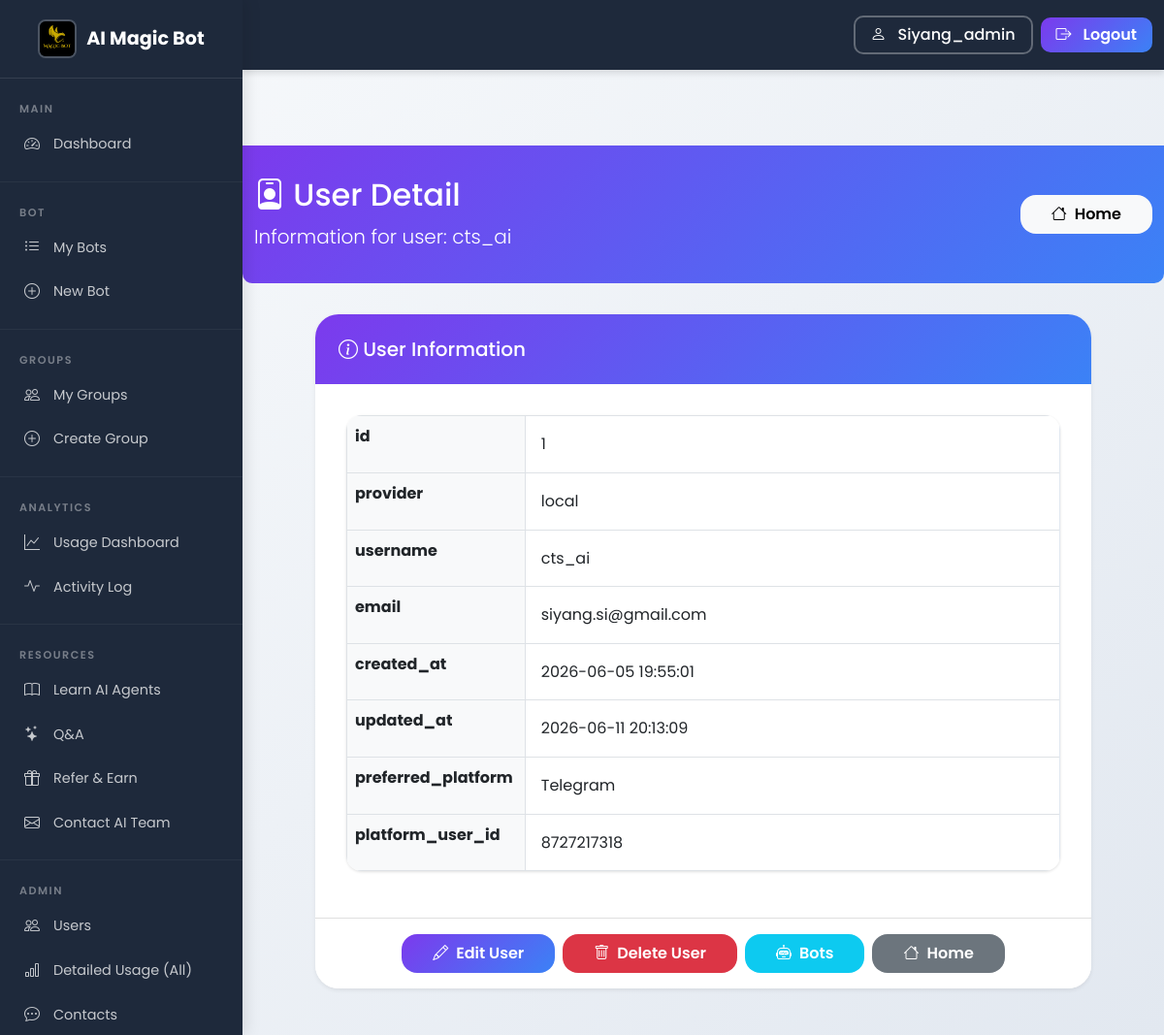
The page /users/1 (signed in) on the database its author committed.
### tables this page shows
CREATE TABLE "users" (id INTEGER PRIMARY KEY AUTOINCREMENT, provider TEXT NOT NULL DEFAULT 'local', provider_id TEXT UNIQUE, username TEXT NOT NULL UNIQUE, email TEXT UNIQUE, password_hash TEXT, referral_credits INTEGER DEFAULT 0, referral_badge TEXT DEFAULT NULL, created_at TIMESTAMP DEFAULT CURRENT_TIMESTAMP, updated_at TIMESTAMP DEFAULT CURRENT_TIMESTAMP, preferred_platform TEXT DEFAULT NULL, platform_user_id TEXT DEFAULT NULL);

### app_complete_with_groups.py (the view)
@app.route("/users/<int:user_id>")
@login_required
@admin_required_route
def user_detail(user_id):
    conn = get_db_connection()
    user = conn.execute("SELECT * FROM users WHERE id = ?", (user_id,)).fetchone()
    if not user:
        conn.close()
        flash("User not found", "error")
        return redirect(url_for('users_list'))
    role_row = conn.execute("SELECT r.name FROM roles r JOIN user_roles ur ON r.id = ur.role_id WHERE ur.user_id = ?", (user_id,)).fetchone()
    user_role = role_row['name'] if role_row else 'customer'
    conn.close()
    return render_template("user_detail.html", user=user, user_role=user_role, username=session.get("username"), role=session.get("role"))

### app_complete_with_groups.py (called while the page is built)
@app.context_processor
def inject_random_background():
    import random
    background_images = [
        '/static/AI_IMG1.jpeg',
        '/static/AI_IMG_2.jpeg',
        '/static/AI_IMG_3.jpeg',
        '/static/AI_IMG_4.jpeg'
    ]
    random_bg = random.choice(background_images)
    return {
        'random_background': random_bg,
        'all_backgrounds': background_images,
        'is_admin': session.get('role') == 'admin'
    }

def admin_required_route(f):
    from functools import wraps
    @wraps(f)
    def decorated_function(*args, **kwargs):
        if session.get('role', 'customer') != 'admin':
            flash("Admin privileges required to access this page.", "error")
            return redirect(url_for('index'))
        return f(*args, **kwargs)
    return decorated_function

    def __call__(self, environ, start_response):
        environ['wsgi.url_scheme'] = 'https'
        return super().__call__(environ, start_response)

### db.py (called while the page is built)
def _sqlite_conn():
    import sqlite3
    db_path = Path(__file__).parent / "users.db"
    conn = sqlite3.connect(str(db_path), timeout=10)
    conn.row_factory = sqlite3.Row
    conn.execute("PRAGMA journal_mode=WAL")
    conn.execute("PRAGMA busy_timeout = 5000")
    conn.execute("PRAGMA synchronous = NORMAL")
    conn.execute("PRAGMA foreign_keys = ON")
    return conn

def get_conn():
    if USE_PG:
        return _pg_conn()
    return _sqlite_conn()

### group_collaboration_ui.py (called while the page is built)
def login_required(f):
    @wraps(f)
    def decorated_function(*args, **kwargs):
        if "user_id" not in session:
            flash("Please log in to access this page.", "error")
            return redirect(url_for("signin_local"))
        return f(*args, **kwargs)
    return decorated_function

### templates/user_detail.html (shortened to what this page needs)
<!DOCTYPE html>
<html lang="en">
<head>
    <link href="https://cdn.jsdelivr.net/npm/bootstrap@5.1.3/dist/css/bootstrap.min.css" rel="stylesheet">
    <link rel="stylesheet" href="{{ url_for('static', filename='css/shared.css') }}">
    <link rel="stylesheet" href="https://cdn.jsdelivr.net/npm/bootstrap-icons@1.8.1/font/bootstrap-icons.css">
</head>
<body class="sidebar-layout">
    {% with active_page='users' %}
    {% include '_sidebar.html' %}
<div class="sidebar-content">
    {% endwith %}
    <div class="page-header">
        <div class="container">
            <div class="d-flex justify-content-between align-items-center">
                <div>
                    <h2><i class="bi bi-person-badge"></i> User Detail</h2>
                    <p class="lead mb-0">Information for user: {{ user.username }}</p>
                </div>
                <a href="/" class="btn btn-light"><i class="bi bi-house"></i> Home</a>
            </div>
        </div>
    </div>
    <div class="container mb-5">
        <div class="card shadow-sm max-w-lg mx-auto" style="max-width: 800px;">
            <div class="card-header bg-light">
                <h5 class="mb-0"><i class="bi bi-info-circle"></i> User Information</h5>
            </div>
            <div class="card-body">
                <table class="table table-bordered">
                    <tbody>
                        {% for key in user.keys() %}
                        <tr>
                            {% if key != 'password_hash' and user[key] %}
                                <th class="w-25 bg-light">{{ key }}</th>
                                <td>
                                    {{ user[key] or 'N/A' }}
                                </td>
                            {% endif %}
                        </tr>
                        {% endfor %}
                    </tbody>
                </table>
            </div>
            <div class="card-footer bg-white d-flex gap-2 justify-content-center py-3">
                <a href="/users/{{ user.id }}/edit" class="btn btn-primary"><i class="bi bi-pencil"></i> Edit User</a>
                <a href="/users/{{ user.id }}/delete" class="btn btn-danger" onclick="return confirm('Are you sure you want to delete this user?');"><i class="bi bi-trash"></i> Delete User</a>
                <a href="/users/{{ user.id }}/bots" class="btn btn-info text-white"><i class="bi bi-robot"></i> Bots</a>
                <a href="/" class="btn btn-secondary"><i class="bi bi-house"></i> Home</a>
            </div>
        </div>
    </div>
</div>
</body>
</html>

### static/css/shared.css (style rules this page uses)
:root { --primary-color: #7c3aed; --secondary-color: #3b82f6; --accent-color: #f59e0b; --success-color: #10b981; --danger-color: #ef4444; --warning-color: #f59e0b; --info-color: #3b82f6; --dark-color: #1e293b; --light-color: #f8fafc; --gray-100: #f1f5f9; --gray-200: #e2e8f0; --gray-300: #cbd5e1; --gray-400: #94a3b8; --gray-500: #64748b; --gray-600: #475569; --gray-700: #334155; --gray-800: #1e293b; --gray-900: #0f172a; --body-bg: linear-gradient(135deg, #f8fafc 0%, #e2e8f0 100%); --card-bg: white; --text-color: var(--dark-color); --text-light: var(--gray-600); --text-muted: var(--gray-500); --border-color: var(--gray-300); --spacing-xs: 0.25rem; --spacing-sm: 0.5rem; --spacing-md: 1rem; --spacing-lg: 1.5rem; --spacing-xl: 2rem; --spacing-2xl: 3rem; --spacing-3xl: 4rem; --radius-sm: 0.25rem; --radius-md: 0.5rem; --radius-lg: 1rem; --radius-xl: 1.5rem; --radius-2xl: 2rem; --shadow-sm: 0 1px 3px rgba(0, 0, 0, 0.12); --shadow-md: 0 4px 6px rgba(0, 0, 0, 0.1); --shadow-lg: 0 10px 25px rgba(0, 0, 0, 0.15); --shadow-xl: 0 20px 40px rgba(0, 0, 0, 0.2); --shadow-2xl: 0 25px 50px rgba(0, 0, 0, 0.25); --transition-fast: 0.15s ease; --transition-normal: 0.3s ease; --transition-slow: 0.5s ease; --transition-bounce: cubic-bezier(0.175, 0.885, 0.32, 1.275); }
* { font-family: 'Poppins', -apple-system, BlinkMacSystemFont, 'Segoe UI', Roboto, 'Helvetica Neue', Arial, sans-serif; box-sizing: border-box; }
body { background: var(--body-bg); color: var(--text-color); line-height: 1.6; min-height: 100vh; overflow-x: hidden; }
a { color: var(--primary-color); text-decoration: none; transition: color var(--transition-fast); }
.btn { border-radius: var(--radius-lg); font-weight: 600; padding: var(--spacing-sm) var(--spacing-xl); transition: all var(--transition-normal); border: none; display: inline-flex; align-items: center; justify-content: center; gap: var(--spacing-sm); }
.btn-primary { background: linear-gradient(135deg, var(--primary-color), var(--secondary-color)); border: none; color: white; }
.card { border: none; border-radius: var(--radius-xl); box-shadow: var(--shadow-md); transition: all var(--transition-normal); background: var(--card-bg); overflow: hidden; }
.card-header { background: linear-gradient(135deg, var(--primary-color), var(--secondary-color)); color: white; border: none; padding: var(--spacing-lg); font-weight: 600; }
.card-body { padding: var(--spacing-xl); }
.table { border-radius: var(--radius-lg); overflow: hidden; box-shadow: var(--shadow-sm); }
.table tbody tr { transition: background-color var(--transition-fast); }
.table td { padding: var(--spacing-md); vertical-align: middle; border-color: var(--gray-200); }
.page-header { background: linear-gradient(135deg, var(--primary-color) 0%, var(--secondary-color) 100%); color: white; padding: 2rem 0; margin-bottom: 2rem; border-radius: 0 0 10px 10px; }
body.sidebar-layout { padding-left: 250px; transition: padding-left var(--transition-normal); min-height: 100vh; }
.sidebar-content { padding-top: 20px; }
.sidebar-content { margin-left: 0; padding-top: 70px; min-height: 100vh; }
.sidebar-content .page-header { margin-top: 0; }

### rows shown on the page
users: username "cts_ai", id "1" "local" "cts_ai" "siyang.si@gmail.com" "2026-06-05 19:55:01" "2026-06-11 20:13:09" "Telegram" "8727217318"

### other values the page prints
{{ username }} "Siyang_admin"
{{ key }} "id" "provider" "username" "email" "created_at" "updated_at" "preferred_platform" "platform_user_id"
